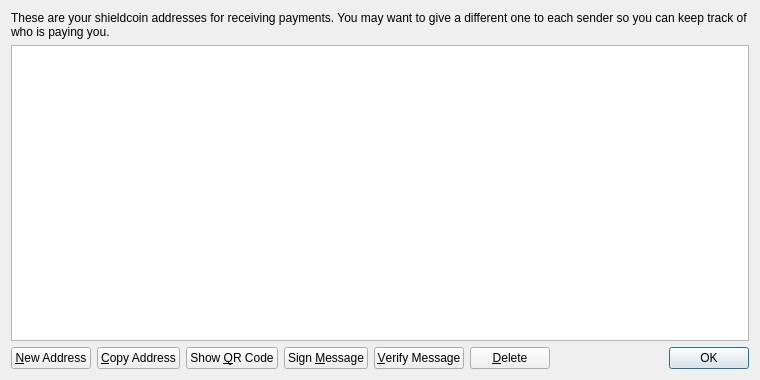
<?xml version="1.0" encoding="UTF-8"?>
<ui version="4.0">
 <class>AddressBookPage</class>
 <widget class="QWidget" name="AddressBookPage">
  <property name="geometry">
   <rect>
    <x>0</x>
    <y>0</y>
    <width>760</width>
    <height>380</height>
   </rect>
  </property>
  <property name="windowTitle">
   <string>Address Book</string>
  </property>
  <layout class="QVBoxLayout" name="verticalLayout">
   <item>
    <widget class="QLabel" name="labelExplanation">
     <property name="text">
      <string>These are your shieldcoin addresses for receiving payments. You may want to give a different one to each sender so you can keep track of who is paying you.</string>
     </property>
     <property name="textFormat">
      <enum>Qt::PlainText</enum>
     </property>
     <property name="wordWrap">
      <bool>true</bool>
     </property>
    </widget>
   </item>
   <item>
    <widget class="QTableView" name="tableView">
     <property name="contextMenuPolicy">
      <enum>Qt::CustomContextMenu</enum>
     </property>
     <property name="toolTip">
      <string>Double-click to edit address or label</string>
     </property>
     <property name="tabKeyNavigation">
      <bool>false</bool>
     </property>
     <property name="alternatingRowColors">
      <bool>true</bool>
     </property>
     <property name="selectionMode">
      <enum>QAbstractItemView::SingleSelection</enum>
     </property>
     <property name="selectionBehavior">
      <enum>QAbstractItemView::SelectRows</enum>
     </property>
     <property name="sortingEnabled">
      <bool>true</bool>
     </property>
     <attribute name="verticalHeaderVisible">
      <bool>false</bool>
     </attribute>
    </widget>
   </item>
   <item>
    <layout class="QHBoxLayout" name="horizontalLayout">
     <item>
      <widget class="QPushButton" name="newAddressButton">
       <property name="toolTip">
        <string>Create a new address</string>
       </property>
       <property name="text">
        <string>&amp;New Address</string>
       </property>
       <property name="icon">
        <iconset resource="../bitcoin.qrc">
         <normaloff>:/icons/add</normaloff>:/icons/add</iconset>
       </property>
      </widget>
     </item>
     <item>
      <widget class="QPushButton" name="copyToClipboard">
       <property name="toolTip">
        <string>Copy the currently selected address to the system clipboard</string>
       </property>
       <property name="text">
        <string>&amp;Copy Address</string>
       </property>
       <property name="icon">
        <iconset resource="../bitcoin.qrc">
         <normaloff>:/icons/editcopy</normaloff>:/icons/editcopy</iconset>
       </property>
      </widget>
     </item>
     <item>
      <widget class="QPushButton" name="showQRCode">
       <property name="text">
        <string>Show &amp;QR Code</string>
       </property>
       <property name="icon">
        <iconset resource="../bitcoin.qrc">
         <normaloff>:/icons/qrcode</normaloff>:/icons/qrcode</iconset>
       </property>
      </widget>
     </item>
     <item>
      <widget class="QPushButton" name="signMessage">
       <property name="toolTip">
        <string>Sign a message to prove you own a shieldcoin address</string>
       </property>
       <property name="text">
        <string>Sign &amp;Message</string>
       </property>
       <property name="icon">
        <iconset resource="../bitcoin.qrc">
         <normaloff>:/icons/edit</normaloff>:/icons/edit</iconset>
       </property>
      </widget>
     </item>
     <item>
      <widget class="QPushButton" name="verifyMessage">
       <property name="toolTip">
        <string>Verify a message to ensure it was signed with a specified shieldcoin address</string>
       </property>
       <property name="text">
        <string>&amp;Verify Message</string>
       </property>
       <property name="icon">
        <iconset resource="../bitcoin.qrc">
         <normaloff>:/icons/transaction_0</normaloff>:/icons/transaction_0</iconset>
       </property>
      </widget>
     </item>
     <item>
      <widget class="QPushButton" name="deleteButton">
       <property name="toolTip">
        <string>Delete the currently selected address from the list</string>
       </property>
       <property name="text">
        <string>&amp;Delete</string>
       </property>
       <property name="icon">
        <iconset resource="../bitcoin.qrc">
         <normaloff>:/icons/remove</normaloff>:/icons/remove</iconset>
       </property>
      </widget>
     </item>
     <item>
      <spacer name="horizontalSpacer">
       <property name="orientation">
        <enum>Qt::Horizontal</enum>
       </property>
       <property name="sizeHint" stdset="0">
        <size>
         <width>40</width>
         <height>20</height>
        </size>
       </property>
      </spacer>
     </item>
     <item>
      <widget class="QDialogButtonBox" name="buttonBox">
       <property name="sizePolicy">
        <sizepolicy hsizetype="Maximum" vsizetype="Fixed">
         <horstretch>0</horstretch>
         <verstretch>0</verstretch>
        </sizepolicy>
       </property>
       <property name="standardButtons">
        <set>QDialogButtonBox::Ok</set>
       </property>
      </widget>
     </item>
    </layout>
   </item>
  </layout>
 </widget>
 <resources>
  <include location="../bitcoin.qrc"/>
 </resources>
 <connections/>
</ui>
